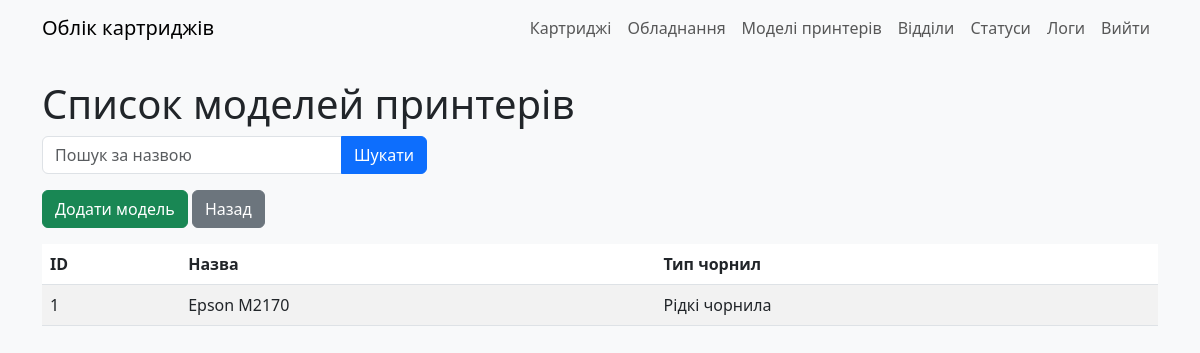
Before: /printer_models (signed in) with the older database file.
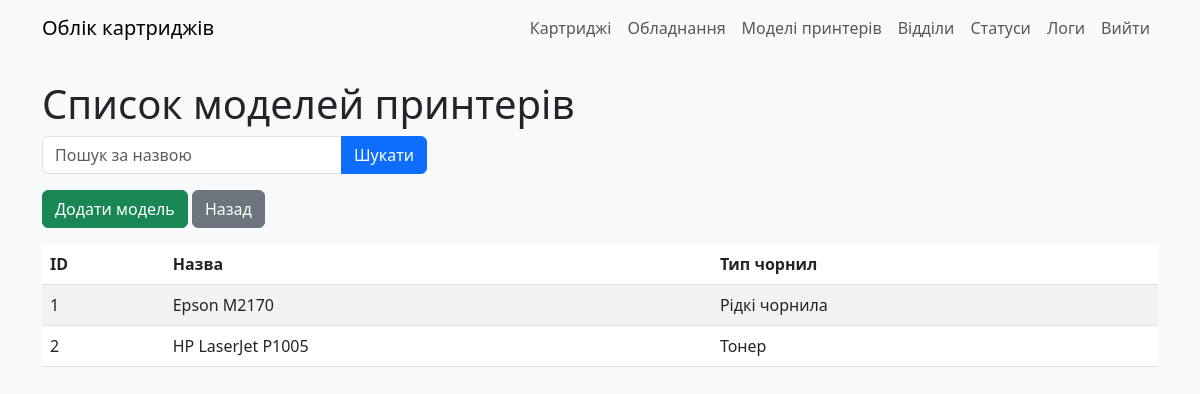
After: the same page with the newer database file.
### models.py (models this page shows)
class PrinterModel(db.Model):
    __tablename__ = "model_print"
    id: Mapped[int] = mapped_column(primary_key=True)
    model_name: Mapped[str] = mapped_column(String(30))
    ink_type: Mapped[int] = mapped_column(Integer, server_default=literal(0))
    user_updated: Mapped[int] = mapped_column(ForeignKey(User.id))
    time_updated: Mapped[DateTime] = mapped_column(DateTime, server_default=func.now())

### app.py (the view)
@app.route('/printer_models')
@login_required
def printer_models():
    search = request.args.get('search', '')
    models = PrinterModel.query.filter(PrinterModel.model_name.ilike(f'%{search}%')).all()
    return render_template('printer_models.html', models=models, search=search)

### app.py (called while the page is built)
@login_manager.user_loader
def load_user(user_id):
    return User.query.get(int(user_id))

### templates/printer_models.html (shortened to what this page needs)
{% extends "base.html" %}
{% block content %}
    <h1>Список моделей принтерів</h1>
    <form method="GET" class="mb-3">
        <div class="input-group">
            <input type="text" name="search" class="form-control" placeholder="Пошук за назвою" value="{{ search }}">
            <button type="submit" class="btn btn-primary">Шукати</button>
        </div>
    </form>
    <div class="mb-3">
        <a href="{{ url_for('add_printer_model') }}" class="btn btn-success">Додати модель</a>
        <a href="{{ url_for('index') }}" class="btn btn-secondary">Назад</a>
    </div>
    <table class="table table-striped">
        <thead>
            <tr>
                <th>ID</th>
                <th>Назва</th>
                <th>Тип чорнил</th>
            </tr>
        </thead>
        <tbody>
            {% for model in models %}
            <tr>
                <td>{{ model.id }}</td>
                <td>{{ model.model_name }}</td>
                <td>{{ {0: 'Тонер', 1: 'Рідкі чорнила', 2: 'Стрічка'}[model.ink_type] }}</td>
            </tr>
            {% endfor %}
        </tbody>
    </table>
{% endblock %}

Changed rows visible on the page:
added PrinterModel: id "2", model_name "HP LaserJet P1005", ink_type "Тонер"
